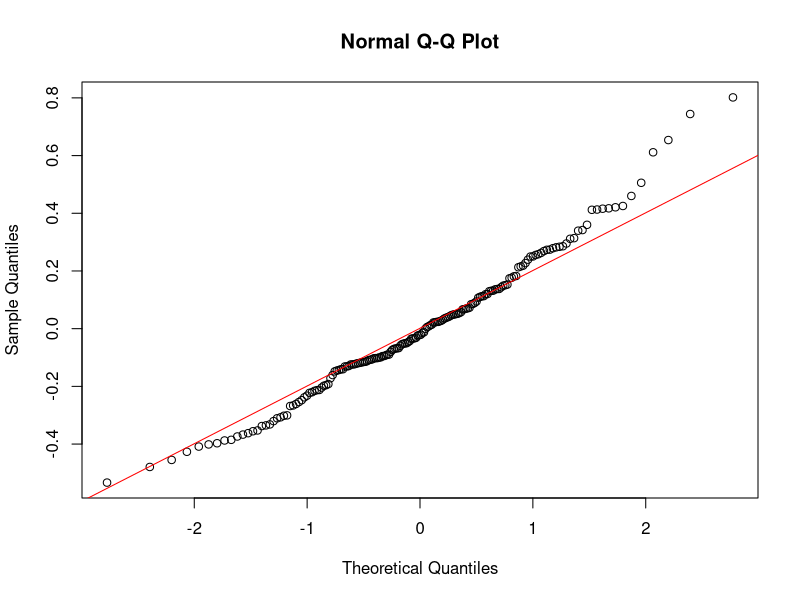
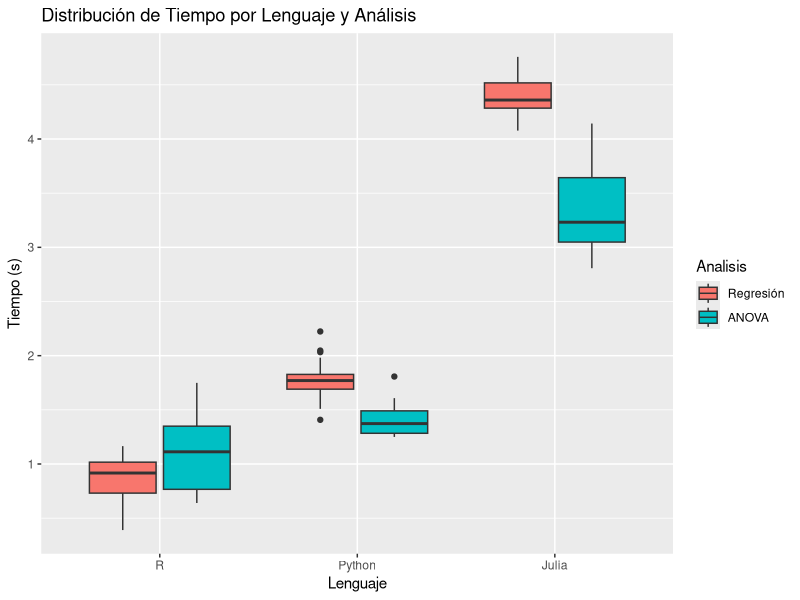

Recreate these plots in R, in order.
# install.packages(c("readr", "dplyr", "ggplot2", "car", "nortest"))
library(readr)
library(nortest)
library(dplyr)
library(ggplot2)
library(car)

# 1) Importar datos y preparar factores
df <- read_csv("benchmarks_results.csv")
df$Lenguaje <- factor(df$Lenguaje, levels = c("R", "Python", "Julia"))
df$Analisis <- factor(df$Analisis, levels = c("Regresión", "ANOVA"))

df$Tiempo <- log(df$Tiempo)

# Repetir ANOVA con Log(Tiempo)
aov_time <- aov(Tiempo ~ Lenguaje * Analisis, data = df)
summary(aov_time)

# Verificar supuestos otra vez
ad.test(residuals(aov_time))  
leveneTest(Tiempo ~ Lenguaje * Analisis, data = df)

# Revisar Q-Q plot para la nueva variable
qqnorm(residuals(aov_time))
qqline(residuals(aov_time), col = "red")

# Nuevo post-hoc si mejora
TukeyHSD(aov_time)

TukeyHSD(aov_time)
ggplot(df, aes(x = Lenguaje, y = Tiempo, fill = Analisis)) +
  geom_boxplot() +
  labs(title = "Distribución de Tiempo por Lenguaje y Análisis", y = "Tiempo (s)")
